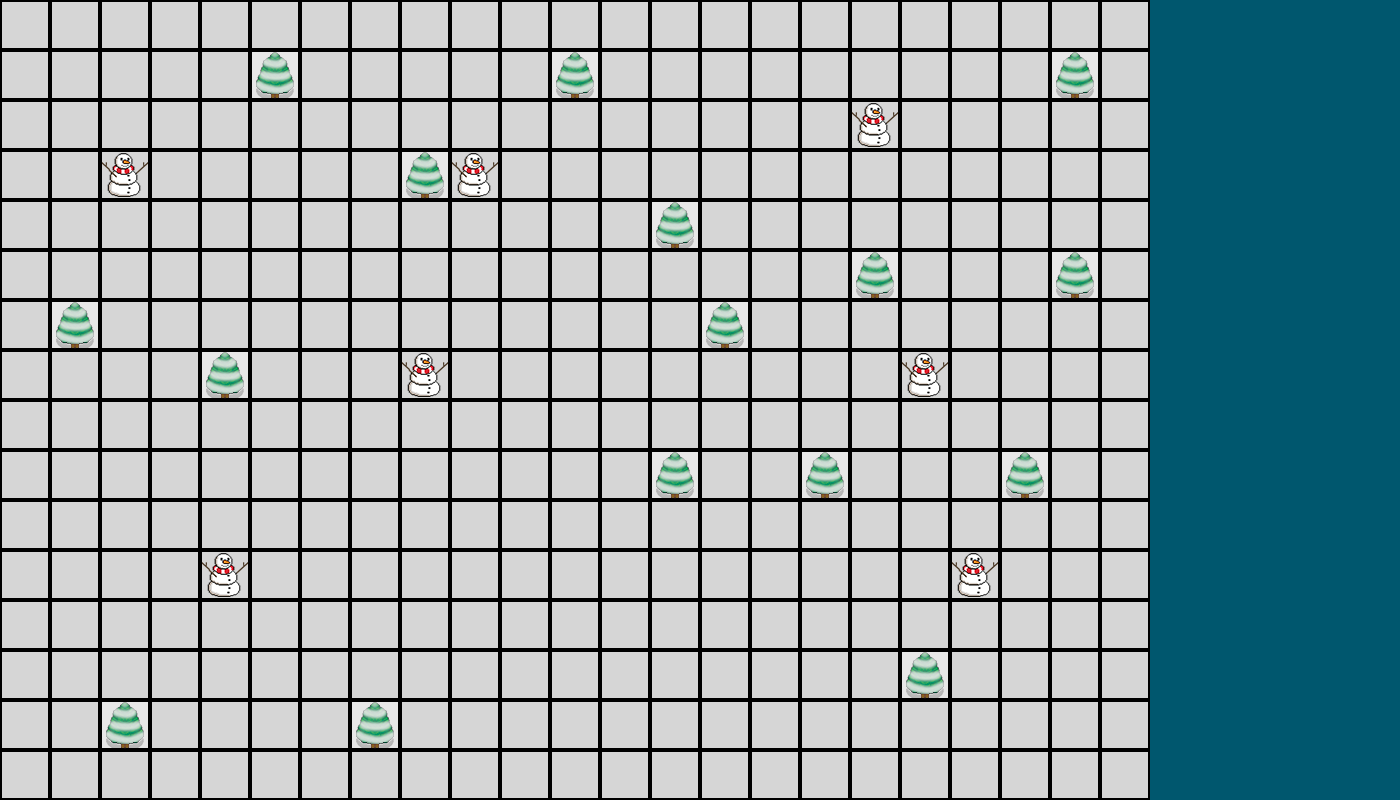

This game map was drawn from its Tiled (.tmx) file and the tilesets committed beside it. A one-line description and the trimmed map source follow:
An orthogonal 28x16 tile map with 50x50 px tiles, 1 tile layer (Background).

<map version="1.2" tiledversion="1.2.4" orientation="orthogonal" renderorder="right-down" width="28" height="16" tilewidth="50" tileheight="50" infinite="0" nextlayerid="3" nextobjectid="1">
 <tileset firstgid="1" source="terrain2.tsx" />
 <layer id="1" name="Background" width="28" height="16">
  <data>[448 cells, 448 non-empty, 4 distinct tile ids]</data>
 </layer>
</map>